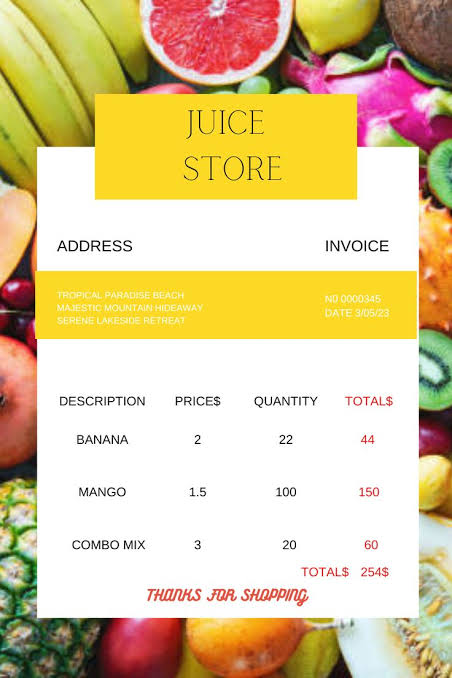
#> input picture project-4-Image-or-Text-Recognition/receipt.jpg, 452 x 678 px, found by its file name
$ python main.py
#> lines starting #> are read from the running program, lines starting #| are printed output that depends on the picture; after the words box and inside, x2 and y2 are one past the last pixel; in counts of white or black regions, pixels touching at a corner belong together
import cv2
import pytesseract
import re
import json

pytesseract.pytesseract.tesseract_cmd= r"C:\Program Files\Tesseract-OCR\tesseract.exe"

# Load image
img = cv2.imread("images/receipt.jpg")
#> img is the input picture: shape (678, 452, 3); mean B, G, R 153.7, 200.2, 220.7
if img is None:
    print(" ERROR: Image not found. Check file path and name.")
    exit()

# Resize the image
img = cv2.resize(img, None, fx=2, fy=2, interpolation=cv2.INTER_CUBIC)
#> img: shape (1356, 904, 3)
# Show original image
cv2.imshow("Original Image", img)
# Convert to grayscale
gray = cv2.cvtColor(img, cv2.COLOR_BGR2GRAY)
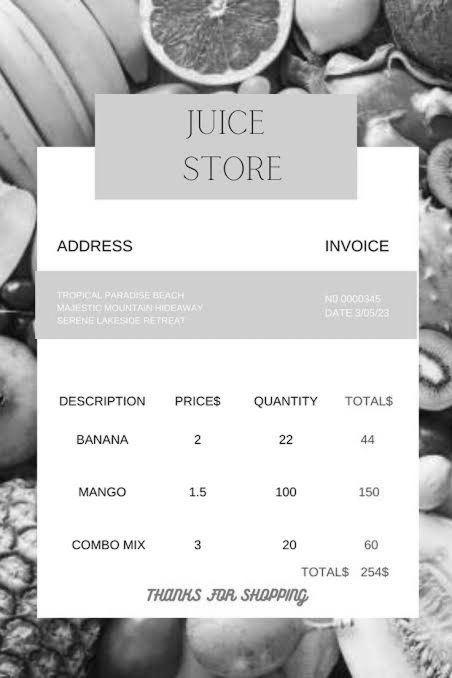
#> gray: shape (1356, 904) (shown at 1/2 size); min 0, max 255, mean 201
# Show grayscale image
cv2.imshow("Grayscale Image", gray)
# Remove noise using Gaussian Blur
blur = cv2.GaussianBlur(gray, (3, 3), 0)
cv2.imshow("Blurred Image", blur)
# Thresholding (BLACK & WHITE conversion)
thresh = cv2.threshold(blur, 0, 255, cv2.THRESH_BINARY + cv2.THRESH_OTSU)[1]
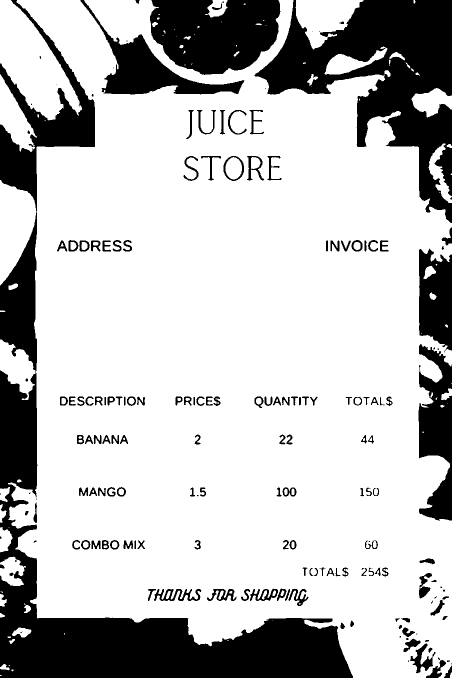
#> thresh: shape (1356, 904) (shown at 1/2 size); 75.6% white; 182 black regions (36 under 20 px), largest, box (x1, y1, x2, y2) and area: (0, 0, 706, 1356) 134475, (509, 0, 904, 446) 70507, (300, 0, 561, 150) 30331
# custom config goes here
custom_config = r'--oem 3 --psm 6'
# ocr (after config)
#> (the run stopped early here; a loop or call above may not have finished)
